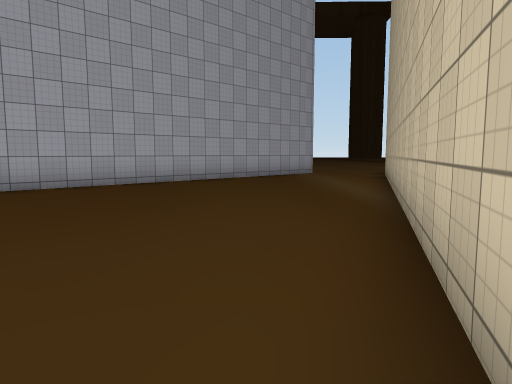
view 1 (above)

18 first-person views from a walk through a Unity game level. The camera is 1.4 m above the floor, tilts 6° down and sees 70° across. The floor is counted in squares, 1.8 m on a side. Each view is taken from the middle of a square. On the plan, view 1 faces up. The plan holds only what a view shows up to about 12 squares ahead; the rest is blank. The place goes on beyond the plan. The player is left out. Some surface patterns are stand-ins.

view 2
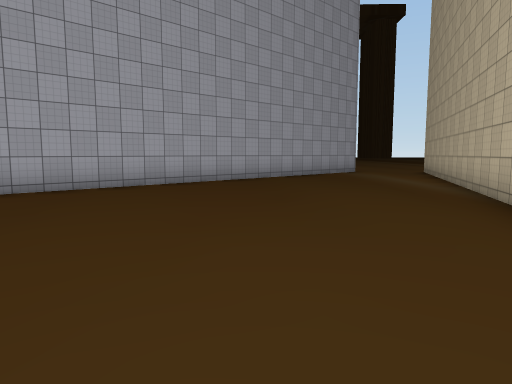

view 3
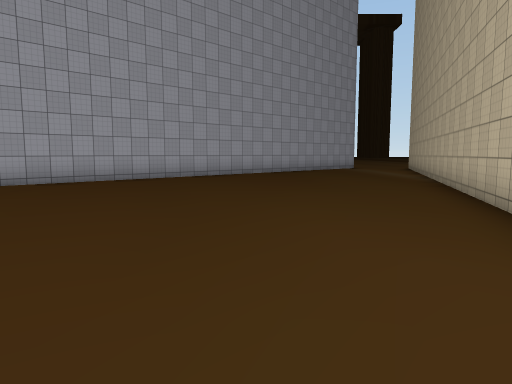

view 4
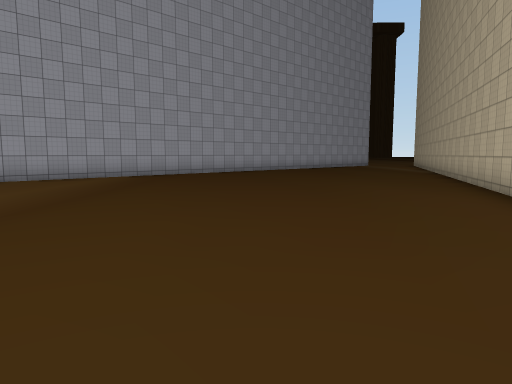

view 5
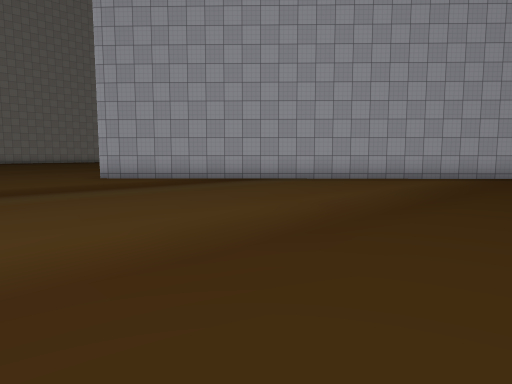

view 6
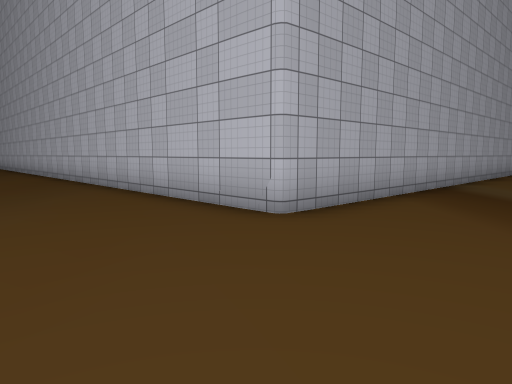

view 7
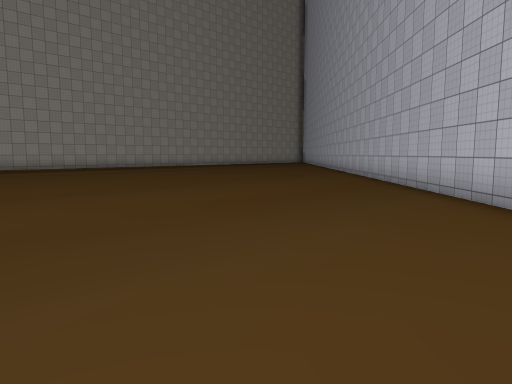

view 8
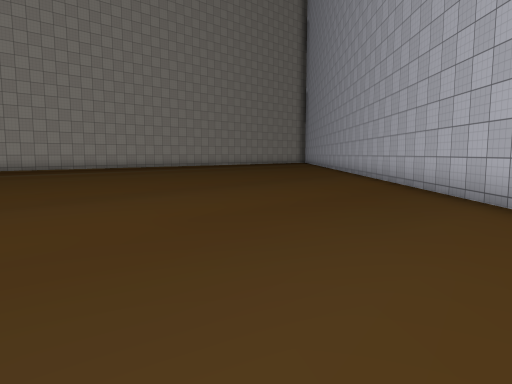

view 9
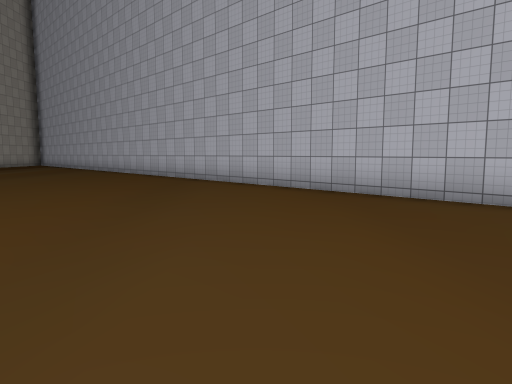

view 10
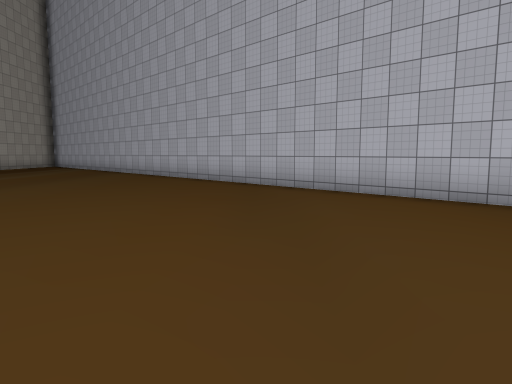

view 11
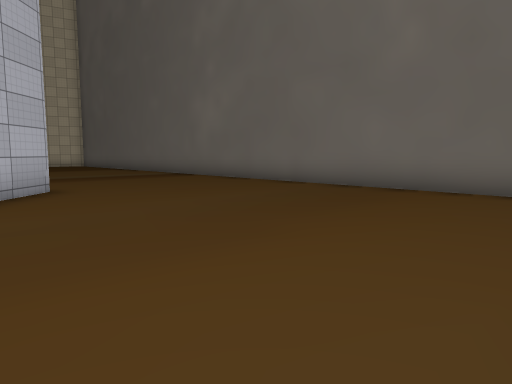

view 12
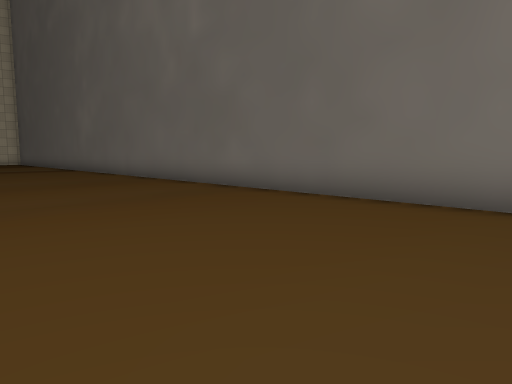

view 13
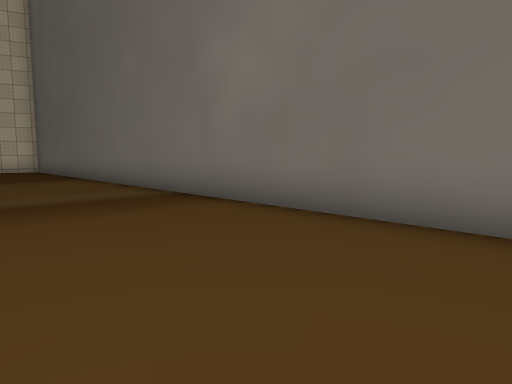

view 14
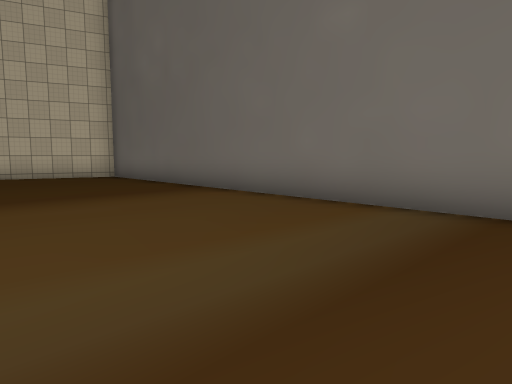

view 15
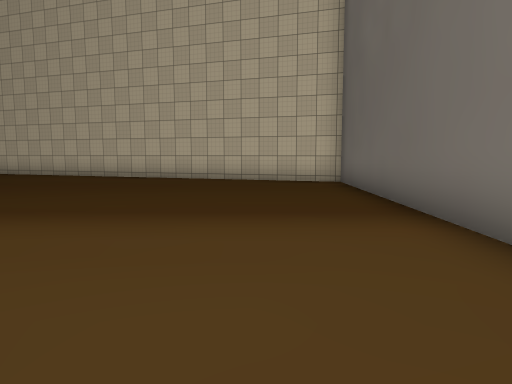

view 16
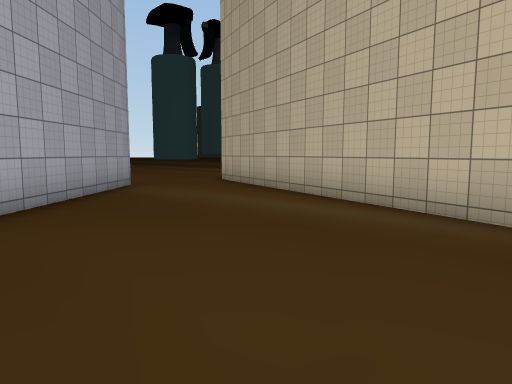

view 17
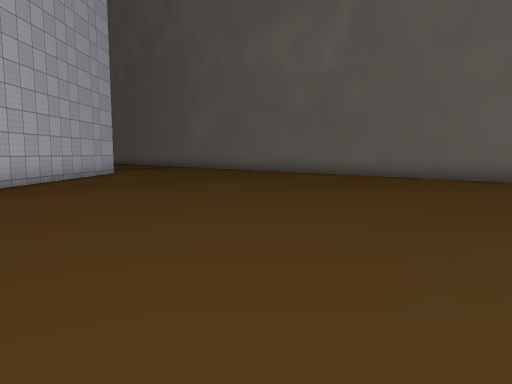

view 18
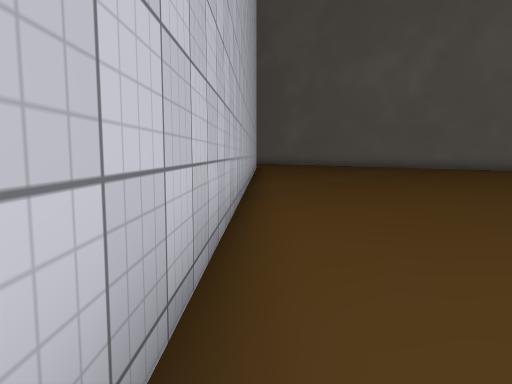

### Floor plan
Points are (right, up) in squares from view 1. A wall is a line through its corners. A room is listed if a view was taken in it or the views show most of it. See-through windows are left out.
Room 1 (views 1, 2, 3, 4, 5, 6, 7, 8, 9, 10, 11, 12, 13, 14, 15, 16, 17, 18)
walls: (-4.1, -10.3) (-2.9, -10.3) (-0.9, -4.2); (-0.3, -2.4) (5.2, 14.7); (-31.1, -9.7) (-6, -10.3); (2.4, 14.8) (-17.7, -4.4) (-31.4, 10)

Positions as (right, up) in squares from view 1, and headings:
1: (0, 0), facing up
2: (-2, -1), facing up
3: (-3, -5), facing up
4: (-5, -9), facing up
5: (-6, -9), facing up-left
6: (-18, -9), facing up
7: (-19, -8), facing up-left
8: (-20, -7), facing up-left
9: (-25, -6), facing up
10: (-27, -4), facing up
11: (-26, -2), facing down-right
12: (-32, -4), facing down-right
13: (-20, -6), facing down-right
14: (-15, -5), facing down-right
15: (-13, -8), facing right
16: (-2, 6), facing up-right
17: (-32, 2), facing down-right
18: (-32, 10), facing down-right
